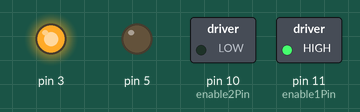
This sketch was run on a simulated Arduino Uno, built with avr-gcc and run on an emulated ATmega328P. On the bench: switched loads named in the sketch (green lamp = pin HIGH), output pins drawn as LEDs (lit = HIGH). What the sketch prints to the serial monitor is not drawn.

Above: at 0.1 s.
Timing chart, 0 to 1.6 s (numbered marks = the images above):
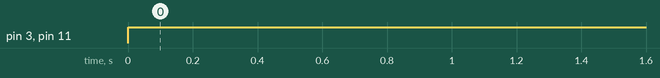

Measured:
- by itself, pin 3, pin 11 (enable1Pin): LOW → HIGH at 0.00 s

The sketch:

esp_motor.ino
```cpp
/*********
  Rui Santos
  Complete project details at http://randomnerdtutorials.com
*********/

// Motor A
int motor1Pin1 = 7;
int motor1Pin2 = 8;
int enable1Pin = 11;

//int motor2Pin1 = 36;
//int motor2Pin2 = 38;

int enable2Pin = 10;
/*
// Setting PWM properties
const int freq = 30000;
const int pwmChannel = 0;
const int pwmChannel2 = 1;
const int resolution = 8;
int dutyCycle = 70;*/

void setup() {
  // sets the pins as outputs:
  //pinMode(motor1Pin1, OUTPUT);
  //pinMode(motor1Pin2, OUTPUT);
  pinMode(enable1Pin, OUTPUT);
  pinMode(10, OUTPUT);
  pinMode(11, OUTPUT);
  pinMode(enable2Pin, OUTPUT);

  // configure LED PWM functionalitites
  //ledcSetup(pwmChannel, freq, resolution);
  //ledcSetup(pwmChannel2, freq, resolution);
  // attach the channel to the GPIO to be controlled
  //ledcAttachPin(enable1Pin, pwmChannel);
  //ledcAttachPin(enable2Pin, pwmChannel);
  Serial.begin(9600);

  // testing
  Serial.print("Testing DC Motor...");
}

void loop() {
  // Move the DC motor forward at maximum speed
  Serial.println("Moving Forward");
  //analogWrite(enable1Pin,0);
 // analogWrite(enable2Pin,200);
 // digitalWrite(motor1Pin1, HIGH);
  //digitalWrite(motor1Pin2, HIGH);
  analogWrite(enable1Pin,255);
  analogWrite(enable2Pin,0);
  analogWrite(3,255);
  analogWrite(5,0);
  //digitalWrite(motor2Pin1, LOW);
  //digitalWrite(motor2Pin2, HIGH);
 // delay(2000);
/*
  // Stop the DC motor
  Serial.println("Motor stopped");
  digitalWrite(motor1Pin1, LOW);
  digitalWrite(motor1Pin2, LOW);
  delay(1000);

  // Move DC motor backwards at maximum speed
  Serial.println("Moving Backwards");
  digitalWrite(motor1Pin1, HIGH);
  digitalWrite(motor1Pin2, LOW);
  delay(2000);

  // Stop the DC motor
  Serial.println("Motor stopped");
  digitalWrite(motor1Pin1, LOW);
  digitalWrite(motor1Pin2, LOW);
  delay(1000);

  // Move DC motor forward with increasing speed
  digitalWrite(motor1Pin1, HIGH);
  digitalWrite(motor1Pin2, LOW);
  while (dutyCycle <= 255){
    ledcWrite(pwmChannel, dutyCycle);
    Serial.print("Forward with duty cycle: ");
    Serial.println(dutyCycle);
    dutyCycle = dutyCycle + 5;
    delay(500);
  }
  dutyCycle = 200;*/
}
```
